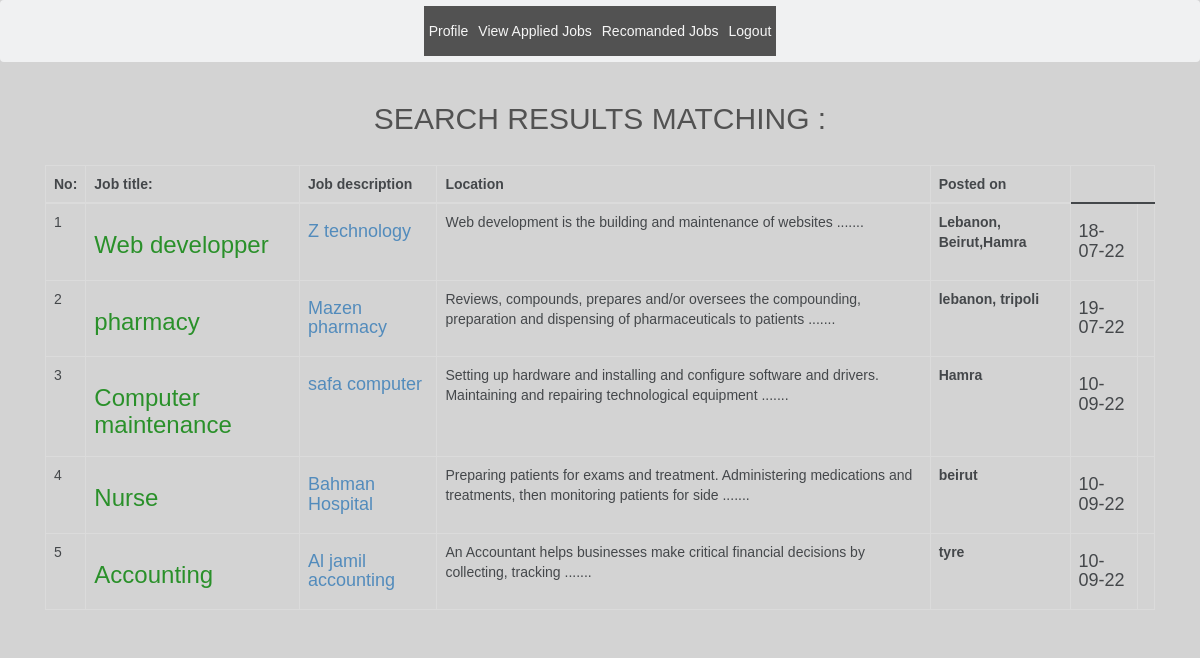
/jobseeker/adv_search.php, run on the app's committed database.
### tables this page shows
CREATE TABLE `jobs` (
  `jobid` int(11) NOT NULL,
  `eid` int(11) NOT NULL,
  `title` varchar(200) DEFAULT NULL,
  `jobdesc` blob DEFAULT NULL,
  `vacno` int(11) DEFAULT NULL,
  `experience` varchar(200) DEFAULT NULL,
  `basicpay` varchar(200) DEFAULT NULL,
  `fnarea` varchar(200) DEFAULT NULL,
  `location` varchar(200) DEFAULT NULL,
  `industry` varchar(200) DEFAULT NULL,
  `ugqual` varchar(200) DEFAULT NULL,
  `pgqual` varchar(200) DEFAULT NULL,
  `profile` blob DEFAULT NULL,
  `postdate` varchar(30) NOT NULL
);

CREATE TABLE `employer` (
  `eid` int(11) NOT NULL,
  `log_id` int(11) NOT NULL,
  `ename` varchar(200) DEFAULT NULL,
  `etype` varchar(200) DEFAULT NULL,
  `industry` varchar(200) DEFAULT NULL,
  `address` varchar(200) DEFAULT NULL,
  `pincode` varchar(200) DEFAULT NULL,
  `executive` varchar(200) DEFAULT NULL,
  `phone` varchar(200) DEFAULT NULL,
  `profile` blob DEFAULT NULL,
  `logo` varchar(100) DEFAULT NULL,
  `url` varchar(250) DEFAULT NULL
);

### jobseeker/adv_search.php (the view, shortened to what this page needs)
<?php
include_once("../config.php");
$location=$_GET['location'];
$desig=$_GET['desig'];
$skills=$_GET['skills'];
$industry=$_GET['industry'];
?>
<!DOCTYPE html>
<html lang="en">
<head>
     <link href="https://cdn.jsdelivr.net/npm/bootstrap@5.1.3/dist/css/bootstrap.min.css" rel="stylesheet">
     <link rel="stylesheet" href="https://maxcdn.bootstrapcdn.com/bootstrap/3.4.1/css/bootstrap.min.css">
</head>
<nav class="navbar navbar-expand-sm bg-light justify-content-center">
            <ul class="navbar-nav">
                <li class="nav-item"><a class="nav-link" href="profile.php">Profile</a></li>
                <li class="nav-item"><a class="nav-link" href="view_applied.php">View Applied Jobs</a></li>
                <li class="nav-item"><a class="nav-link" href="recomandedjob.php"> Recomanded Jobs</a></li>
                <li class="nav-item"><a class="nav-link" href="../logout.php">Logout</a></li>
            </ul>
</nav>
</head>
<body>
<div class="container">
 <?php
$query = "select * from jobs  where title = '$desig'  or location LIKE '%" . $location . "%' or profile LIKE '%" . $skills . "%' or industry LIKE '%" . $industry . "%' ";
$result = mysqli_query($db1, $query);
if (mysqli_num_rows($result) == 0)
{
    echo " <p><strong>Sorry!</strong> No jobs found matching your search or try something else</p>";
}
else {
    ?>
    <?php
    echo "<h2><center> Search Results Matching :</center></h2>";
   ?>
 <br>
            <center> <table class="table table-bordered">
           <thead>
               <tr>
            <th>No:</th>
            <th>Job title:</th>
            <th>Job description</th>
            <th>Location</th>
            <th>Posted on</th>
        </tr>
    </thead>
<?php
$i=1;
    while ($row = mysqli_fetch_array($result)) {
        $query2 = mysqli_query($db1, "select * from employer where eid = '$row[eid]'");
        $r2 = mysqli_fetch_array($query2);
        echo "<tr>";
          echo "<td>".$i."</td>";
         echo "<td><h3> <a style='color: green;'  href='view_jobs.php?jid=" . $row['jobid'] . "'>".$row['title']."</a></h3></td>";
               echo "<td><h4><a href='view_emp.php?id=".$r2['eid']."'>".$r2['ename']."</a></h4></td>";
               echo "<td><p>". substr($row['jobdesc'],0,120) ." .......</p></td>";
                echo "<td><p><strong> " . $row['location']."</strong></p></td>" ;
               echo "<td><h4>" . $row['postdate'] ."</h4><td>";
            $i++;
            }
        }
         ?>
         </table></center>
</body>
</html>

### data on the page
jobs: title "Web developper", eid.ename "Z technology", jobdesc "Web development is the building and maintenance of websites", location "Lebanon, Beirut,Hamra", postdate "18-07-22"
jobs: title "pharmacy", eid.ename "Mazen pharmacy", jobdesc "Reviews, compounds, prepares and/or oversees the compounding, preparation and dispensing of pharmaceuticals to patients", location "lebanon, tripoli", postdate "19-07-22"
jobs: title "Computer maintenance", eid.ename "safa computer", jobdesc "Setting up hardware and installing and configure software and drivers. Maintaining and repairing technological equipment", location "Hamra", postdate "10-09-22"
jobs: title "Nurse", eid.ename "Bahman Hospital", jobdesc "Preparing patients for exams and treatment. Administering medications and treatments, then monitoring patients for side", location "beirut", postdate "10-09-22"
jobs: title "Accounting", eid.ename "Al jamil accounting", jobdesc "An Accountant helps businesses make critical financial decisions by collecting, tracking", location "tyre", postdate "10-09-22"
